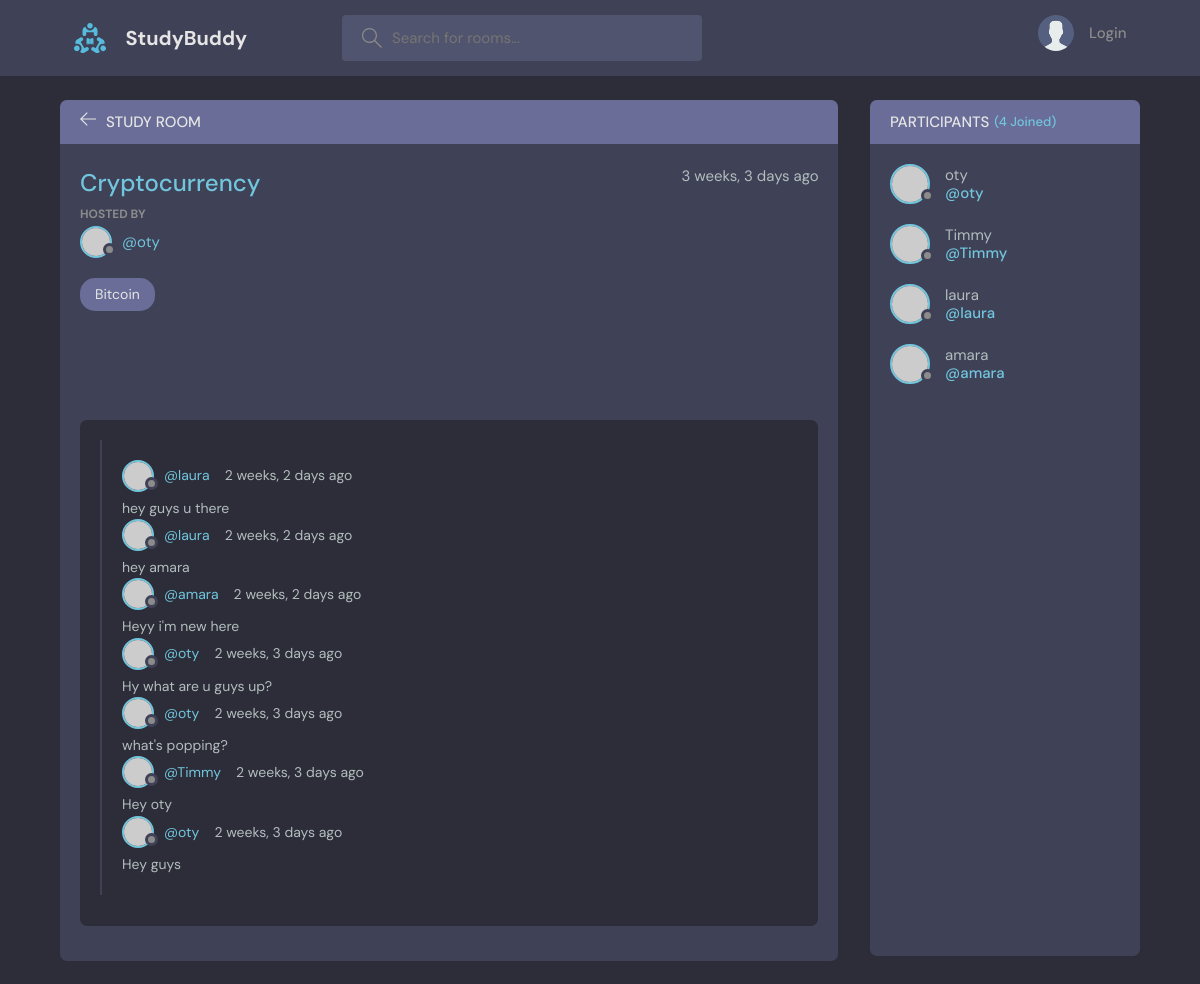
The page /room/11/ on the database as committed earlier.
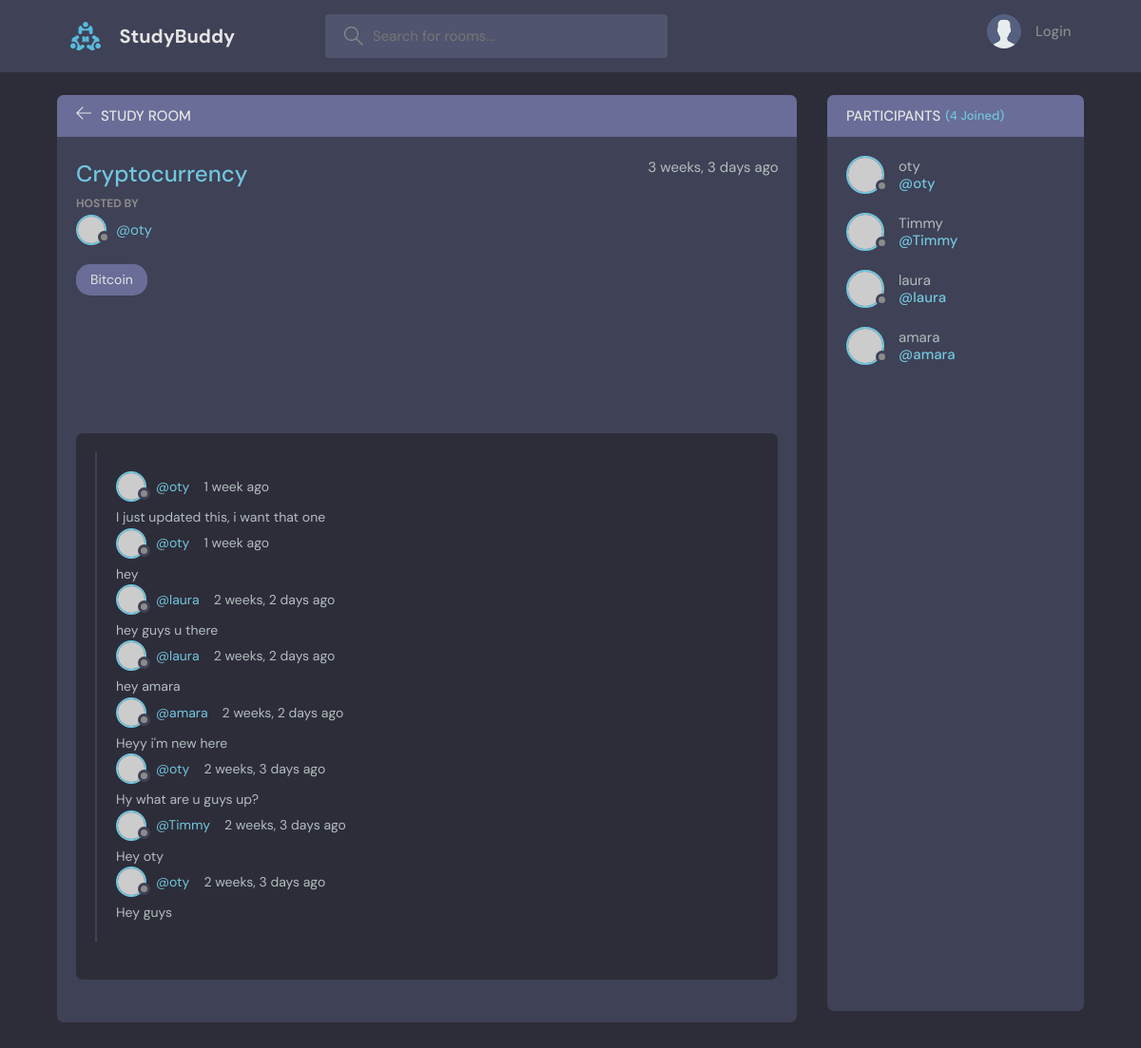
The same page on the database as committed later.
### base/models.py (models this page shows, shortened)
class Message(models.Model):
    user = models.ForeignKey(User, on_delete=models.CASCADE)
    room = models.ForeignKey(Room, on_delete=models.CASCADE)
    body = models.TextField()
    updated = models.DateTimeField(auto_now=True)
    created = models.DateTimeField(auto_now_add=True)
    class Meta:
        ordering = ['-updated', '-created']

### base/views.py (the view, shortened to what this page needs)
# urls.py: path('room/<str:pk>/', views.room, name="room"),
def room(request, pk):
    room = Room.objects.get(id=pk)
    room_messages = room.message_set.all()
    participants = room.participants.all()
    context = {'room': room, 'room_messages':room_messages, 'participants': participants}
    return render(request, 'base/room.html',context)

### base/models.py (called while the page is built)
    def __str__(self):
        return self.name

### base/templates/base/room.html (shortened to what this page needs)
{% extends 'main.html' %}
{% block content %}
<main class="profile-page layout layout--2">
  <div class="container">
    <div class="room">
      <div class="room__top">
        <div class="room__topLeft">
          <a href="{% url 'home' %}">
            <svg version="1.1" xmlns="http://www.w3.org/2000/svg" width="32" height="32" viewBox="0 0 32 32">
              <title>arrow-left</title>
              <path
                d="M13.723 2.286l-13.723 13.714 13.719 13.714 1.616-1.611-10.96-10.96h27.625v-2.286h-27.625l10.965-10.965-1.616-1.607z">
              </path>
            </svg>
          </a>
          <h3>Study Room</h3>
        </div>
      </div>
      <div class="room__box scroll">
        <div class="room__header scroll">
          <div class="room__info">
            <h3>{{room.topic}}</h3>
            <span>{{room.created | timesince}} ago</span>
          </div>
          <div class="room__hosted">
            <p>Hosted By</p>
            <a href="{% url 'user-profile' room.host.id %}" class="room__author">
              <div class="avatar avatar--small">
                <img src="https://randomuser.me/api/portraits/men/37.jpg" />
              </div>
              <span>@{{room.host.username}}</span>
            </a>
          </div>
          <span class="room__topics">{{room.name}}</span>
        </div>
        <div class="room__conversation">
          <div class="threads scroll">
            <div class="thread">
              {% for message in room_messages%}
              <div class="thread__top">
                <div class="thread__author">
                  <a href="{% url 'user-profile' message.user.id %}" class="thread__authorInfo">
                    <div class="avatar avatar--small">
                      <img src="https://randomuser.me/api/portraits/men/37.jpg" />
                    </div>
                    <span>@{{message.user}}</span>
                  </a>
                  <span class="thread__date">{{message.created | timesince}} ago</span>
                </div>
              </div>
              <div class="thread__details">
                {{message.body}}
              </div>
              {%endfor%}
            </div>
          </div>
        </div>
      </div>
    </div>
    <div class="participants">
      <h3 class="participants__top">Participants <span>({{participants.count}} Joined)</span></h3>
      <div class="participants__list scroll">
        {% for user in participants%}
        <a href="{% url 'user-profile' user.id %}" class="participant">
          <div class="avatar avatar--medium">
            <img src="https://randomuser.me/api/portraits/men/37.jpg" />
          </div>
          <p>
            {{user.username}}
            <span>@{{user.username}}</span>
          </p>
        </a>
        {% endfor %}
      </div>
    </div>
  </div>
</main>
{% endblock content %}

Rows that differ between the two databases and show on the page:
removed Message: user "oty", created "2 weeks, 3 days", body "what's popping?"
added Message: user "oty", created "1 week", body "I just updated this, i want that one"
added Message: user "oty", created "1 week", body "hey"
